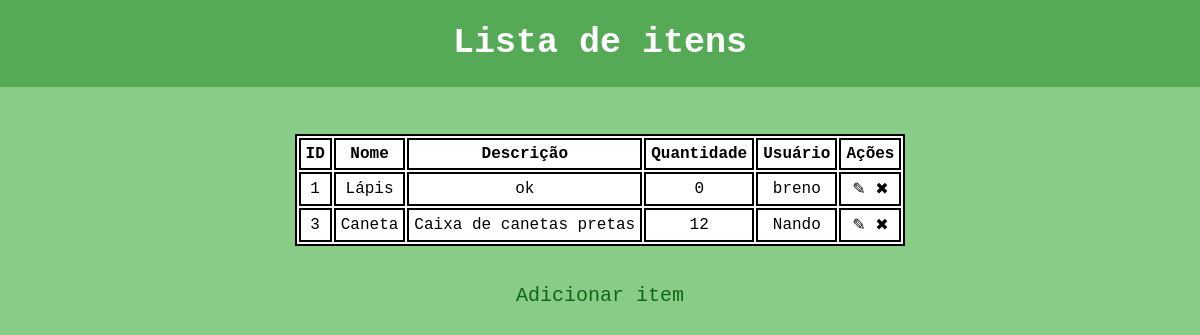
The app's page /, older data.
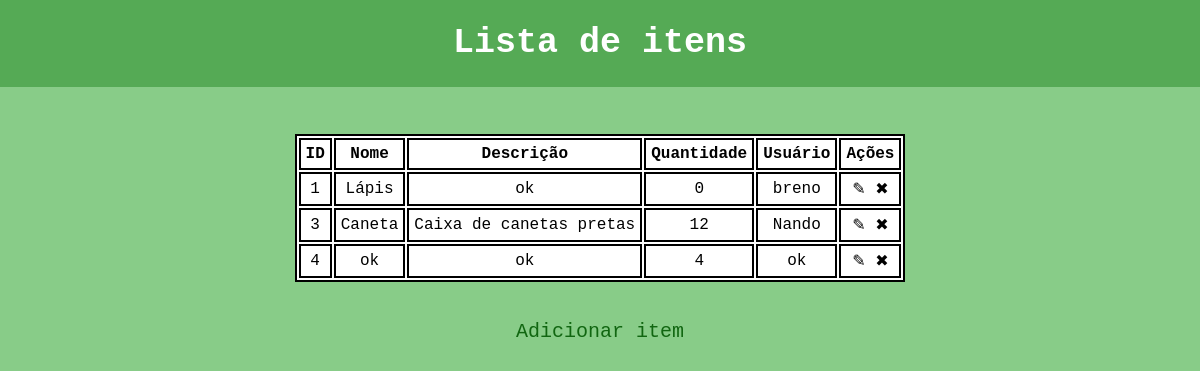
The same page, newer data.
### almoxarifado/models.py (models this page shows, shortened)
class Almoxarifado(models.Model):
    id = models.AutoField(primary_key = True)
    nome = models.CharField(max_length=100)
    descrição = models.TextField()
    quantidade = models.PositiveIntegerField()
    usuário = models.CharField(max_length=100)

### almoxarifado/views.py (the view)
# urls.py: path('', list_itens, name="list_itens"),
def list_itens(request):
    itens = Almoxarifado.objects.all()
    return render(request, 'lista.html', {'itens': itens})

### almoxarifado/templates/lista.html (shortened to what this page needs)
{% load static %}
<!DOCTYPE html>
<html>
<head>
    <link rel="stylesheet" type="text/css" href="{% static 'estilo.css' %}"/>
</head>
<body>
    <div id="cabeçalho">
        <h1 id="titulo"><a href="{% url 'list_itens' %}" id="titulo">Lista de itens</a></h1>
    </div>
    <br><br><br><br><br><br><br>
    <center>
    <table id="tabela">
        <tr>
            <td id="colunaTabela"><b>ID</b></td>
            <td id="colunaTabela"><b>Nome</b></td>
            <td id="colunaTabela"><b>Descrição</b></td>
            <td id="colunaTabela"><b>Quantidade</b></td>
            <td id="colunaTabela"><b>Usuário</b></td>
            <td id="colunaTabela"><b>Ações</b></td>
                {% for item in itens %}
                <tr>
                    <td id="colunaTabela">
                        {{ item.id }}
                    </td>
                    <td id="colunaTabela">
                        {{ item.nome }}
                    </td>
                    <td id="colunaTabela">
                        {{ item.descrição }}
                    </td>
                    <td id="colunaTabela">
                        {{ item.quantidade }}
                    </td>
                    <td id="colunaTabela">
                        {{ item.usuário }}
                    </td>
                    <td id="colunaTabela">
                        <a href="{% url 'update_itens' item.id %}" id="icone">&#9998</a>
                        <a href="{% url 'delete_itens' item.id %}" id="icone">&#10006</a>
                    </td>
                </tr>
                {% endfor %}
        </tr>
    </table>
    </center>
    <br>
    <p id="add"><a href="{% url 'create_itens' %}" id="add">Adicionar item</a></p>
</body>
</html>

### almoxarifado/static/estilo.css (style rules this page uses)
body { background-color: #88CC88; }
#cabeçalho { background-color: #55AA55; padding: 0; top: 0; left: 0; right: 0; position: absolute; }
#titulo { font-family: monospace; text-align: center; color: white; text-decoration: none; font-size: 35px; }
#tabela { border: solid 2px; text-align: center; font-family: monospace; font-size: 16px; background-color: white; }
#colunaTabela { padding: 5px; border: solid 2px; }
#add { font-size: 20px; text-align: center; font-family: monospace; text-decoration: none; color: #116611; }
#icone { text-decoration: none; color: black; }

Row changes from the older to the newer data that the page shows:
added Almoxarifado: id "4", nome "ok", descrição "ok", quantidade "4", usuário "ok"
